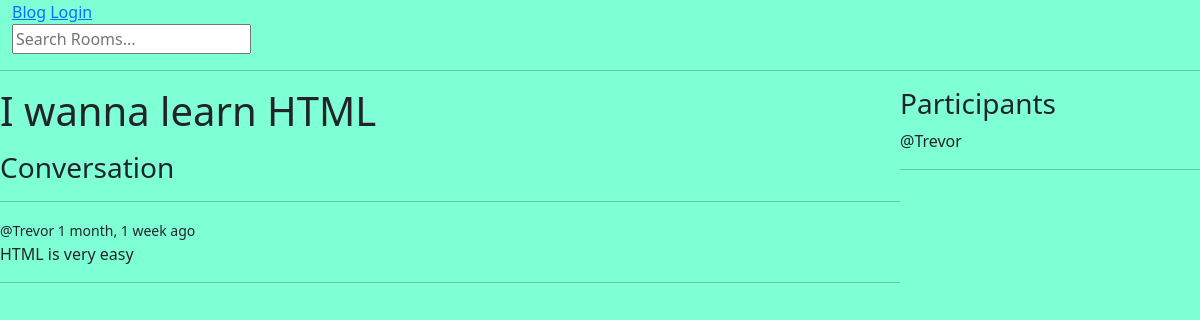
The page /room/4/ on the database its author committed.
### blogapp/models.py (models this page shows, shortened)
class Room(models.Model):
    host = models.ForeignKey(User, on_delete=models.SET_NULL,null=True)
    topic = models.ForeignKey(Topic, on_delete=models.SET_NULL,null=True)
    name = models.CharField(max_length=200)
    description = models.TextField(null=True, blank=True)
    participants = models.ManyToManyField(User, related_name='participants', blank=True)
    updated = models.DateTimeField(auto_now=True)
    created = models.DateTimeField(auto_now_add=True)
    class Meta:
        ordering = ['-updated','-created']

class Message(models.Model):
    user = models.ForeignKey(User, on_delete=models.CASCADE)
    room = models.ForeignKey(Room, on_delete=models.CASCADE)
    body = models.TextField()
    updated = models.DateTimeField(auto_now=True)
    created = models.DateTimeField(auto_now_add=True)
    class Meta:
        ordering = ['-updated','-created']

### blogapp/views.py (the view, shortened to what this page needs)
# urls.py: path('room/<str:pk>/', views.room, name='room'),
def room(request,pk):
    room = Room.objects.get(id=pk)
    room_messages = room.message_set.all()
    participants = room.participants.all()
    context = {'room':room,'room_messages':room_messages, 'participants':participants}
    return render(request,'room.html',context)

### templates/room.html (shortened to what this page needs)
<!doctype html>
<html lang="en">
<head>
</head>
<body>
{% extends 'base.html' %}
{% block content %}
<div class="room-container">
    <div>
        <h1>{{ room.name }}</h1>
        <div class="comment-wrapper">
                <h3>Conversation</h3>
                <hr>
            {% for message in room_messages %}
                <div>
                <small>@{{ message.user }}  {{ message.created | timesince }} ago</small>
                <p>{{ message.body }}</p>
                <hr>
                </div>
            {% endfor %}
        </div>
    </div>
    <div>
        <h3>Participants</h3>
        {% for participant in participants %}
            <div>
                <p>@{{ participant.username}}</p>
            </div>
        {% endfor %}
        <hr>
    </div>
</div>
{% endblock %}

### static/style/main.css (style rules this page uses)
body { background-color: aquamarine; }

### templates/room.html (style rules this page uses)
.room-container { display: grid; grid-template-columns: 3fr 1fr; }

### rows shown on the page
Room: name "I wanna learn HTML"
Message: user "Trevor", created "1 month, 1 week", body "HTML is very easy"

### other values the page prints
{{ participant.username }} "Trevor"
